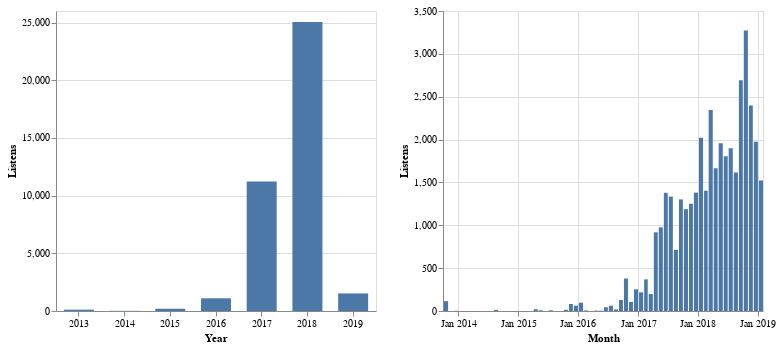

The notebook cell saved with this chart:
### Code cell
#collapse-hide
t = (
    df.ts.dt  # Use the datetime attributes of the ts column
    .to_period('D')  # Convert the ts column to a 'date' period. So the timestamp is reduced to a date like '28-2-2020'.
    .value_counts()  # Counts the frequency of all days (i.e. count how many songs were played that day).
    .to_timestamp()  # The index is a RangeIndex after the `to_period`, so we convert it back to a datetime.
    .to_frame()      # Altair wants dataframes, so we convert it to a dataframe.
    .reset_index()   # Make the datetime index a separate column instead of the index. 
    .rename(columns={'index': 'date', 'ts': 'listens'})  # Rename the columns to be descriptive
)

yearly = alt.Chart(t).mark_bar(size=30).encode(
    alt.X('year(date):O', title='Year'),
    alt.Y('sum(listens):Q', title='Listens'),
    tooltip=['sum(listens)', 'year(date)']
).properties(width=MAXWIDTH/2)

monthly = alt.Chart(t).mark_bar().encode(
    alt.X('yearmonth(date):T', title='Month'),
    alt.Y('sum(listens):Q', title='Listens'),
    tooltip=['sum(listens)', 'yearmonth(date)'],
).properties(width=MAXWIDTH/2)

# Altair allows really easy formatting, having horizontal concatenation with the | operator
yearly | monthly

### Figure 1 — Vega-Lite specification as saved in the notebook (floating-point values rounded to 4 significant figures; data arrays with more than 128 entries replaced by an {"elided": "..."} marker saying what was removed)
{"usermeta": {"embedOptions": {"theme": "fivethirtyeight"}}, "config": {"view": {"continuousWidth": 400, "continuousHeight": 300}}, "hconcat": [{"mark": {"type": "bar", "size": 30}, "encoding": {"tooltip": [{"type": "quantitative", "aggregate": "sum", "field": "listens"}, {"type": "temporal", "field": "date", "timeUnit": "year"}], "x": {"type": "ordinal", "field": "date", "timeUnit": "year", "title": "Year"}, "y": {"type": "quantitative", "aggregate": "sum", "field": "listens", "title": "Listens"}}, "width": 320.0}, {"mark": "bar", "encoding": {"tooltip": [{"type": "quantitative", "aggregate": "sum", "field": "listens"}, {"type": "temporal", "field": "date", "timeUnit": "yearmonth"}], "x": {"type": "temporal", "field": "date", "timeUnit": "yearmonth", "title": "Month"}, "y": {"type": "quantitative", "aggregate": "sum", "field": "listens", "title": "Listens"}}, "width": 320.0}], "data": {"name": "data-bbdccaa9ac9ab783d23accc56de671f6"}, "$schema": "https://vega.github.io/schema/vega-lite/v4.8.1.json", "datasets": {"data-bbdccaa9ac9ab783d23accc56de671f6": {"elided": "774 records"}}}
